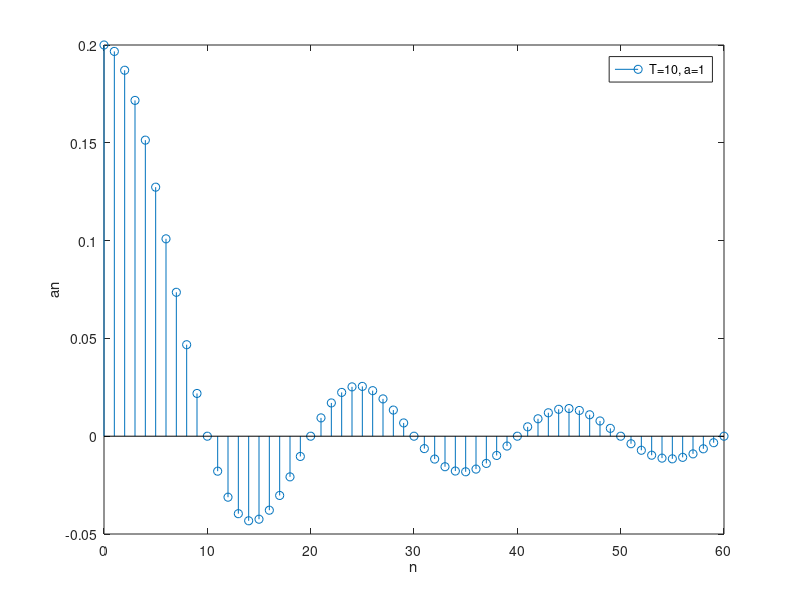
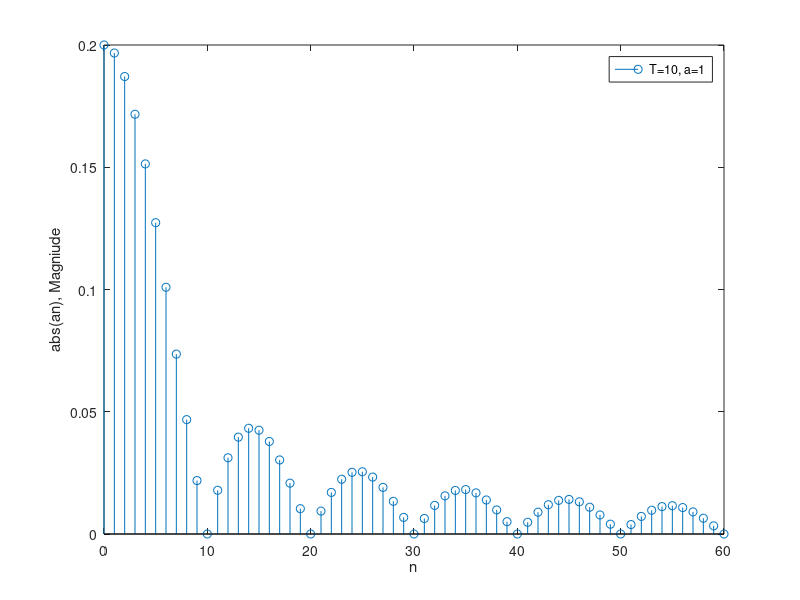
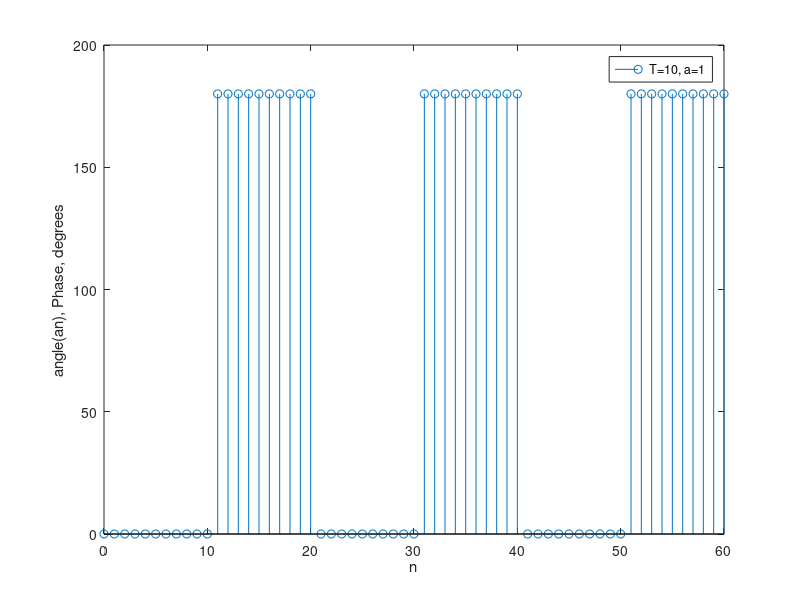
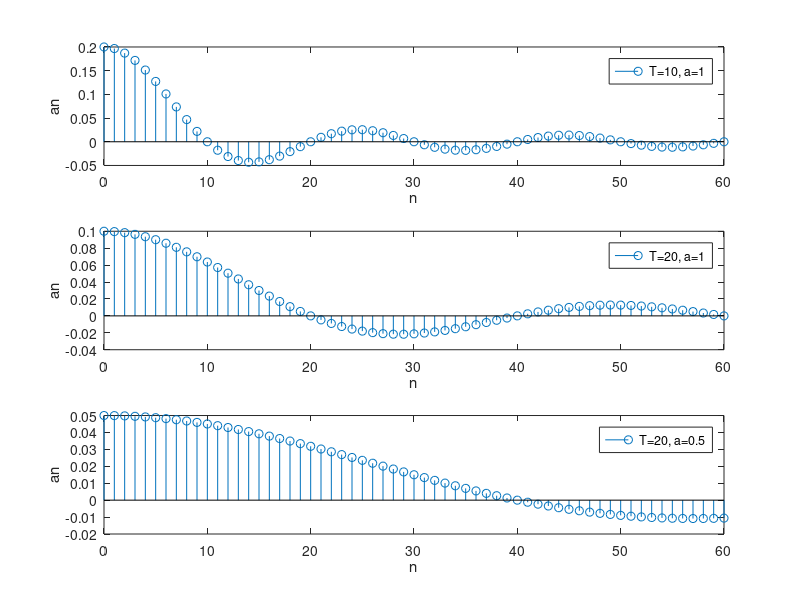

MATLAB code for these plots, in order:
% Plotting diagram for Fourier: Pulse train
% using Matlab sinc function
% note that it is in the form of sin (pi*z)/pi*z

% an=(2*a/T)sinc(n*pi*a/T)/(n*pi*a/T)
clear all
n=[0:1:60]
a=1;
T=10;
an=(2*a/T)*sinc(n*a/T)
stem(n,an)
xlabel('n')
ylabel('an')
legend('T=10, a=1')
figure(2)
stem(n,abs(an))
xlabel('n')
ylabel('abs(an), Magniude')
legend('T=10, a=1')
figure(3)
anangle=(180/pi)*angle(an)
stem(n,anangle)
xlabel('n')
ylabel('angle(an), Phase, degrees')
legend('T=10, a=1')
figure(4)
subplot(3,1,1),stem(n,an)
xlabel('n')
ylabel('an')
legend('T=10, a=1')
%%%% Change T=20
T=20;
an1=(2*a/T)*sinc(n*a/T)
subplot(3,1,2),stem(n,an1)
xlabel('n')
ylabel('an')
legend('T=20, a=1')
% Repeat with a=0.5
a=0.5;
an1=(2*a/T)*sinc(n*a/T)
subplot(3,1,3),stem(n,an1)
xlabel('n')
ylabel('an')
legend('T=20, a=0.5')